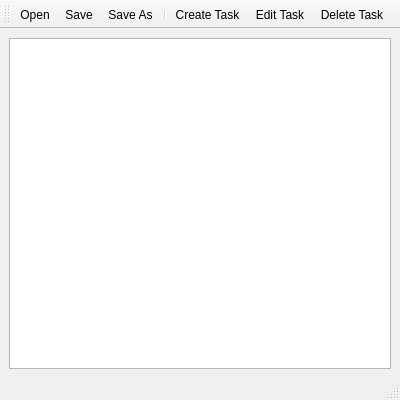
<?xml version="1.0" encoding="UTF-8"?>
<ui version="4.0">
 <class>MainWindow</class>
 <widget class="QMainWindow" name="MainWindow">
  <property name="geometry">
   <rect>
    <x>0</x>
    <y>0</y>
    <width>400</width>
    <height>400</height>
   </rect>
  </property>
  <property name="minimumSize">
   <size>
    <width>300</width>
    <height>300</height>
   </size>
  </property>
  <property name="windowTitle">
   <string>BlbniCheck</string>
  </property>
  <property name="locale">
   <locale language="English" country="UnitedKingdom"/>
  </property>
  <widget class="QWidget" name="centralwidget">
   <layout class="QVBoxLayout" name="verticalLayout">
    <item>
     <widget class="QTableView" name="tableView">
      <property name="statusTip">
       <string/>
      </property>
      <property name="alternatingRowColors">
       <bool>true</bool>
      </property>
      <property name="selectionBehavior">
       <enum>QAbstractItemView::SelectRows</enum>
      </property>
      <property name="sortingEnabled">
       <bool>true</bool>
      </property>
      <attribute name="horizontalHeaderVisible">
       <bool>true</bool>
      </attribute>
      <attribute name="horizontalHeaderHighlightSections">
       <bool>false</bool>
      </attribute>
      <attribute name="horizontalHeaderStretchLastSection">
       <bool>true</bool>
      </attribute>
      <attribute name="verticalHeaderVisible">
       <bool>false</bool>
      </attribute>
      <attribute name="verticalHeaderShowSortIndicator" stdset="0">
       <bool>true</bool>
      </attribute>
     </widget>
    </item>
   </layout>
  </widget>
  <widget class="QStatusBar" name="statusbar">
   <property name="statusTip">
    <string>This is me, the status bar!</string>
   </property>
  </widget>
  <widget class="QToolBar" name="toolBar">
   <property name="windowTitle">
    <string>toolBar</string>
   </property>
   <attribute name="toolBarArea">
    <enum>TopToolBarArea</enum>
   </attribute>
   <attribute name="toolBarBreak">
    <bool>false</bool>
   </attribute>
   <addaction name="actionOpen"/>
   <addaction name="actionSave"/>
   <addaction name="actionSave_As"/>
   <addaction name="separator"/>
   <addaction name="actionCreate_Task"/>
   <addaction name="actionEdit_Task"/>
   <addaction name="actionDelete_Task"/>
  </widget>
  <action name="actionCreate_Task">
   <property name="text">
    <string>Create Task</string>
   </property>
   <property name="toolTip">
    <string>Create a new Task</string>
   </property>
   <property name="statusTip">
    <string>Create a new Task</string>
   </property>
   <property name="shortcut">
    <string>Ctrl+A</string>
   </property>
  </action>
  <action name="actionEdit_Task">
   <property name="text">
    <string>Edit Task</string>
   </property>
   <property name="toolTip">
    <string>Edit an existing Task</string>
   </property>
   <property name="statusTip">
    <string>Edit an existing Task</string>
   </property>
   <property name="shortcut">
    <string>Ctrl+E</string>
   </property>
  </action>
  <action name="actionDelete_Task">
   <property name="text">
    <string>Delete Task</string>
   </property>
   <property name="toolTip">
    <string>Delete an existing Task</string>
   </property>
   <property name="statusTip">
    <string>Delete an existing Task</string>
   </property>
   <property name="shortcut">
    <string>Ctrl+D</string>
   </property>
  </action>
  <action name="actionSave">
   <property name="text">
    <string>Save</string>
   </property>
   <property name="toolTip">
    <string>Save to current file</string>
   </property>
   <property name="statusTip">
    <string>Save to current file</string>
   </property>
   <property name="shortcut">
    <string>Ctrl+S</string>
   </property>
  </action>
  <action name="actionOpen">
   <property name="text">
    <string>Open</string>
   </property>
   <property name="toolTip">
    <string>Open a file</string>
   </property>
   <property name="statusTip">
    <string>Open a file</string>
   </property>
   <property name="shortcut">
    <string>Ctrl+O</string>
   </property>
  </action>
  <action name="actionSave_As">
   <property name="text">
    <string>Save As...</string>
   </property>
   <property name="toolTip">
    <string>Save to a file of your own choosing</string>
   </property>
   <property name="statusTip">
    <string>Save to a file of your own choosing</string>
   </property>
   <property name="shortcut">
    <string>Ctrl+Shift+S</string>
   </property>
  </action>
 </widget>
 <resources/>
 <connections/>
</ui>
